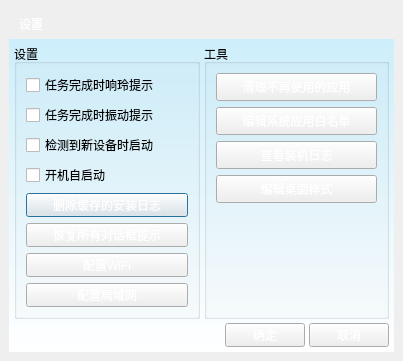
<?xml version="1.0" encoding="UTF-8"?>
<ui version="4.0">
 <class>DialogSetup</class>
 <widget class="QDialog" name="DialogSetup">
  <property name="geometry">
   <rect>
    <x>0</x>
    <y>0</y>
    <width>403</width>
    <height>323</height>
   </rect>
  </property>
  <property name="windowTitle">
   <string>Dialog</string>
  </property>
  <property name="styleSheet">
   <string notr="true">QWidget {
	font: 25 9pt &quot;微软雅黑&quot;;
}

#label_title {
	color: #ffffff;
}

#layout_setup {
	border-width: 40px 10px 10px 10px;
	border-image: url(:/skins/skins/bg_dialogbase.png) 40 10 10 10;
}

#layout_setupbody {
	background-color: qlineargradient(y1: 0, y2: 1, stop: 0 #cdeefb, stop: 1 #ffffff);
}

QPushButton {
	color: #ffffff;
	border-width: 2px;
	border-image: url(:/skins/skins/btn_blue.png) 2 2;
	min-width: 64px;
	min-height: 20px;
}

QPushButton::hover {
	color: #ffffff;
	border-width: 2px;
	border-image: url(:/skins/skins/btn_blue_hover.png) 2 2;
}

QPushButton::pressed {
	color: #ffffff;
	border-width: 2px;
	border-image: url(:/skins/skins/btn_blue_pressed.png) 2 2;
}

#btn_win_close {
	border: 0px;
	background-image: url(:/skins/skins/btn_win_close.png);
}

#btn_win_close::pressed {
	border: 0px;
	background-image: url(:/skins/skins/btn_win_close_pressed.png);
}

#btn_win_close::hover {
	margin:1px;
}

#btn_delete_cachelog,
#btn_delete_whitelist,
#btn_delete_hintini,
#btn_tidy_apk,
#btn_logview,
#btn_desktopini,
#btn_config_WiFi,
#btn_config_LAN {
	color: #ffffff;
	border-width: 2px;
	border-image: url(:/skins/skins/btn_yellow.png) 2 2;
}

#btn_delete_cachelog::hover,
#btn_delete_whitelist::hover,
#btn_delete_hintini::hover,
#btn_tidy_apk::hover,
#btn_logview::hover,
#btn_desktopini::hover,
#btn_config_WiFi::hover,
#btn_config_LAN::hover {
	color: #ffffff;
	border-width: 2px;
	border-image: url(:/skins/skins/btn_yellow_hover.png) 2 2;
}

#btn_delete_cachelog::pressed,
#btn_delete_whitelist::pressed,
#btn_delete_hintini::pressed,
#btn_tidy_apk::pressed
#btn_logview::pressed,
#btn_desktopini::pressed,
#btn_config_WiFi::pressed,
#btn_config_LAN::pressed {
	color: #ffffff;
	border-width: 2px;
	border-image: url(:/skins/skins/btn_yellow_pressed.png) 2 2;
}
</string>
  </property>
  <layout class="QVBoxLayout" name="verticalLayout_4">
   <property name="spacing">
    <number>0</number>
   </property>
   <property name="leftMargin">
    <number>0</number>
   </property>
   <property name="topMargin">
    <number>0</number>
   </property>
   <property name="rightMargin">
    <number>0</number>
   </property>
   <property name="bottomMargin">
    <number>0</number>
   </property>
   <item>
    <widget class="QWidget" name="layout_setup" native="true">
     <layout class="QVBoxLayout" name="verticalLayout_3" stretch="0,1">
      <property name="spacing">
       <number>0</number>
      </property>
      <item>
       <widget class="QWidget" name="layout_setupheader" native="true">
        <property name="minimumSize">
         <size>
          <width>0</width>
          <height>30</height>
         </size>
        </property>
        <property name="maximumSize">
         <size>
          <width>16777215</width>
          <height>30</height>
         </size>
        </property>
        <layout class="QHBoxLayout" name="horizontalLayout">
         <property name="spacing">
          <number>0</number>
         </property>
         <property name="leftMargin">
          <number>10</number>
         </property>
         <property name="topMargin">
          <number>0</number>
         </property>
         <property name="rightMargin">
          <number>0</number>
         </property>
         <property name="bottomMargin">
          <number>0</number>
         </property>
         <item>
          <widget class="QLabel" name="label_title">
           <property name="text">
            <string>设置</string>
           </property>
          </widget>
         </item>
         <item>
          <widget class="QToolButton" name="btn_win_close">
           <property name="minimumSize">
            <size>
             <width>30</width>
             <height>26</height>
            </size>
           </property>
           <property name="maximumSize">
            <size>
             <width>30</width>
             <height>26</height>
            </size>
           </property>
           <property name="text">
            <string/>
           </property>
          </widget>
         </item>
        </layout>
       </widget>
      </item>
      <item>
       <widget class="QWidget" name="layout_setupbody" native="true">
        <layout class="QGridLayout" name="gridLayout">
         <property name="leftMargin">
          <number>5</number>
         </property>
         <property name="topMargin">
          <number>5</number>
         </property>
         <property name="rightMargin">
          <number>5</number>
         </property>
         <property name="bottomMargin">
          <number>5</number>
         </property>
         <property name="spacing">
          <number>4</number>
         </property>
         <item row="0" column="0" colspan="3">
          <layout class="QHBoxLayout" name="horizontalLayout_2">
           <item>
            <widget class="QGroupBox" name="groupBox_setup">
             <property name="title">
              <string>设置</string>
             </property>
             <layout class="QVBoxLayout" name="verticalLayout">
              <item>
               <widget class="QCheckBox" name="chk_alert_ring">
                <property name="text">
                 <string>任务完成时响玲提示</string>
                </property>
               </widget>
              </item>
              <item>
               <widget class="QCheckBox" name="chk_alert_vibr">
                <property name="text">
                 <string>任务完成时振动提示</string>
                </property>
               </widget>
              </item>
              <item>
               <widget class="QCheckBox" name="chk_adbtrack">
                <property name="text">
                 <string>检测到新设备时启动</string>
                </property>
               </widget>
              </item>
              <item>
               <widget class="QCheckBox" name="chk_autostart">
                <property name="text">
                 <string>开机自启动</string>
                </property>
               </widget>
              </item>
              <item>
               <widget class="QPushButton" name="btn_delete_cachelog">
                <property name="text">
                 <string>删除缓存的安装日志</string>
                </property>
               </widget>
              </item>
              <item>
               <widget class="QPushButton" name="btn_delete_hintini">
                <property name="text">
                 <string>恢复所有对话框提示</string>
                </property>
               </widget>
              </item>
              <item>
               <widget class="QPushButton" name="btn_config_WiFi">
                <property name="text">
                 <string>配置WiFi</string>
                </property>
               </widget>
              </item>
              <item>
               <widget class="QPushButton" name="btn_config_LAN">
                <property name="text">
                 <string>配置局域网</string>
                </property>
               </widget>
              </item>
              <item>
               <spacer name="verticalSpacer">
                <property name="orientation">
                 <enum>Qt::Vertical</enum>
                </property>
                <property name="sizeHint" stdset="0">
                 <size>
                  <width>20</width>
                  <height>40</height>
                 </size>
                </property>
               </spacer>
              </item>
             </layout>
            </widget>
           </item>
           <item>
            <widget class="QGroupBox" name="groupBox_tools">
             <property name="title">
              <string>工具</string>
             </property>
             <layout class="QVBoxLayout" name="verticalLayout_2">
              <item>
               <widget class="QPushButton" name="btn_tidy_apk">
                <property name="text">
                 <string>清理不再使用的应用</string>
                </property>
               </widget>
              </item>
              <item>
               <widget class="QPushButton" name="btn_delete_whitelist">
                <property name="text">
                 <string>编辑系统应用白名单</string>
                </property>
               </widget>
              </item>
              <item>
               <widget class="QPushButton" name="btn_logview">
                <property name="text">
                 <string>查看装机日志</string>
                </property>
               </widget>
              </item>
              <item>
               <widget class="QPushButton" name="btn_desktopini">
                <property name="text">
                 <string>编辑桌面样式</string>
                </property>
               </widget>
              </item>
              <item>
               <spacer name="verticalSpacer_2">
                <property name="orientation">
                 <enum>Qt::Vertical</enum>
                </property>
                <property name="sizeHint" stdset="0">
                 <size>
                  <width>20</width>
                  <height>40</height>
                 </size>
                </property>
               </spacer>
              </item>
             </layout>
            </widget>
           </item>
          </layout>
         </item>
         <item row="1" column="0">
          <spacer name="horizontalSpacer">
           <property name="orientation">
            <enum>Qt::Horizontal</enum>
           </property>
           <property name="sizeHint" stdset="0">
            <size>
             <width>137</width>
             <height>20</height>
            </size>
           </property>
          </spacer>
         </item>
         <item row="1" column="1">
          <widget class="QPushButton" name="btn_ok">
           <property name="text">
            <string>确定</string>
           </property>
          </widget>
         </item>
         <item row="1" column="2">
          <widget class="QPushButton" name="btn_cancel">
           <property name="text">
            <string>取消</string>
           </property>
          </widget>
         </item>
        </layout>
       </widget>
      </item>
     </layout>
    </widget>
   </item>
  </layout>
 </widget>
 <tabstops>
  <tabstop>chk_alert_ring</tabstop>
  <tabstop>chk_alert_vibr</tabstop>
  <tabstop>chk_adbtrack</tabstop>
  <tabstop>chk_autostart</tabstop>
  <tabstop>btn_delete_cachelog</tabstop>
  <tabstop>btn_delete_hintini</tabstop>
  <tabstop>btn_tidy_apk</tabstop>
  <tabstop>btn_delete_whitelist</tabstop>
  <tabstop>btn_logview</tabstop>
  <tabstop>btn_ok</tabstop>
  <tabstop>btn_cancel</tabstop>
  <tabstop>btn_win_close</tabstop>
 </tabstops>
 <resources/>
 <connections>
  <connection>
   <sender>btn_win_close</sender>
   <signal>clicked()</signal>
   <receiver>DialogSetup</receiver>
   <slot>reject()</slot>
   <hints>
    <hint type="sourcelabel">
     <x>390</x>
     <y>36</y>
    </hint>
    <hint type="destinationlabel">
     <x>399</x>
     <y>63</y>
    </hint>
   </hints>
  </connection>
  <connection>
   <sender>btn_cancel</sender>
   <signal>clicked()</signal>
   <receiver>DialogSetup</receiver>
   <slot>reject()</slot>
   <hints>
    <hint type="sourcelabel">
     <x>385</x>
     <y>230</y>
    </hint>
    <hint type="destinationlabel">
     <x>399</x>
     <y>244</y>
    </hint>
   </hints>
  </connection>
 </connections>
</ui>
